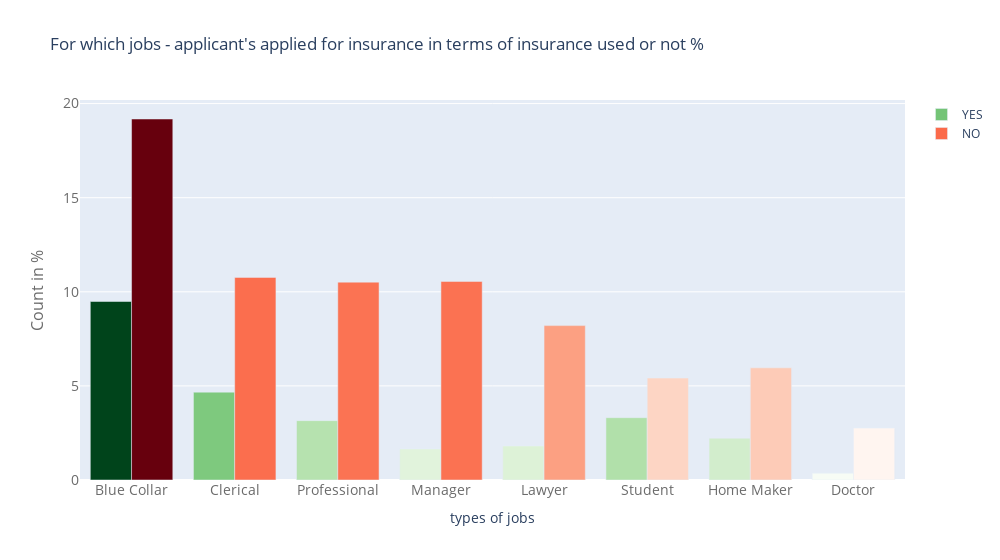

Source (notebook cell):
### Code cell
job = df["OCCUPATION"].value_counts()
#print(temp.values)
job_y0 = []
job_y1 = []
for val in job.index:
    job_y1.append(np.sum(df["CLAIM_FLAG"][df["OCCUPATION"]==val] == 1))
    job_y0.append(np.sum(df["CLAIM_FLAG"][df["OCCUPATION"]==val] == 0))     
trace1 = go.Bar(
    x = job.index,
    y = (job_y1 / job.sum()) * 100,
    name='YES',
    marker=dict(
        color=(job_y1/ job.sum())*100,
        colorscale = 'GREENS',
        reversescale = False)
)
trace2 = go.Bar(
    x = job.index,
    y = (job_y0 / job.sum()) * 100, 
    name='NO',
    marker=dict(
        color=(job_y0/ job.sum())*100,
        colorscale = 'REDS',
        reversescale = False)
)

data = [trace1, trace2]
layout = go.Layout(
    title = "For which jobs - applicant's applied for insurance in terms of insurance used or not %",
    #barmode='stack',
    width = 1000,
    xaxis=dict(
        title='types of jobs',
        tickfont=dict(
            size=14,
            color='rgb(107, 107, 107)'
        )
    ),
    yaxis=dict(
        title='Count in %',
        titlefont=dict(
            size=16,
            color='rgb(107, 107, 107)'
        ),
        tickfont=dict(
            size=14,
            color='rgb(107, 107, 107)'
        )
)
)

fig = go.Figure(data=data, layout=layout)
iplot(fig)

### Figure 1 — Plotly figure (JSON) as saved in the notebook; plotly's stock layout.template omitted (floating-point values rounded to 4 significant figures)
{"data": [{"marker": {"color": [9.484, 4.669, 3.155, 1.65, 1.805, 3.31, 2.223, 0.3592], "colorscale": [[0, "rgb(247,252,245)"], [0.125, "rgb(229,245,224)"], [0.25, "rgb(199,233,192)"], [0.375, "rgb(161,217,155)"], [0.5, "rgb(116,196,118)"], [0.625, "rgb(65,171,93)"], [0.75, "rgb(35,139,69)"], [0.875, "rgb(0,109,44)"], [1, "rgb(0,68,27)"]], "reversescale": false}, "name": "YES", "type": "bar", "x": ["Blue Collar", "Clerical", "Professional", "Manager", "Lawyer", "Student", "Home Maker", "Doctor"], "y": [9.484, 4.669, 3.155, 1.65, 1.805, 3.31, 2.223, 0.3592]}, {"marker": {"color": [19.18, 10.76, 10.51, 10.55, 8.202, 5.416, 5.96, 2.757], "colorscale": [[0, "rgb(255,245,240)"], [0.125, "rgb(254,224,210)"], [0.25, "rgb(252,187,161)"], [0.375, "rgb(252,146,114)"], [0.5, "rgb(251,106,74)"], [0.625, "rgb(239,59,44)"], [0.75, "rgb(203,24,29)"], [0.875, "rgb(165,15,21)"], [1, "rgb(103,0,13)"]], "reversescale": false}, "name": "NO", "type": "bar", "x": ["Blue Collar", "Clerical", "Professional", "Manager", "Lawyer", "Student", "Home Maker", "Doctor"], "y": [19.18, 10.76, 10.51, 10.55, 8.202, 5.416, 5.96, 2.757]}], "layout": {"title": {"text": "For which jobs - applicant's applied for insurance in terms of insurance used or not %"}, "width": 1000, "xaxis": {"tickfont": {"color": "rgb(107, 107, 107)", "size": 14}, "title": {"text": "types of jobs"}}, "yaxis": {"tickfont": {"color": "rgb(107, 107, 107)", "size": 14}, "title": {"font": {"color": "rgb(107, 107, 107)", "size": 16}, "text": "Count in %"}}}}
